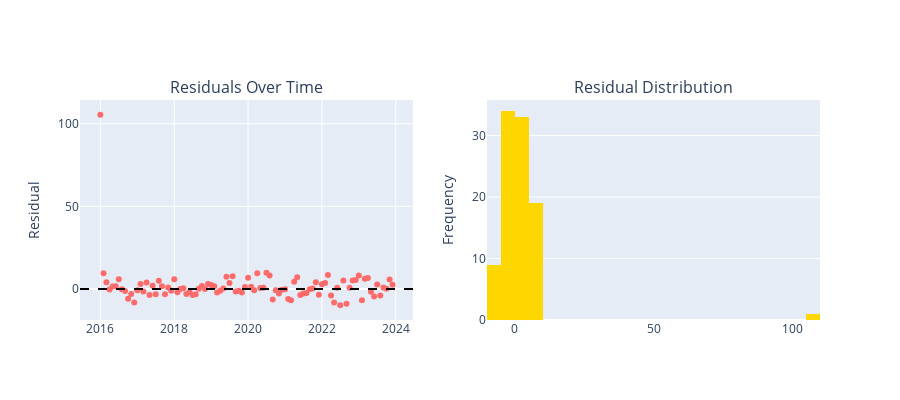

The notebook cell saved with this chart:
### Code cell
# Residual plots
fig = sp.make_subplots(
    rows=1, cols=2,
    subplot_titles=('Residuals Over Time', 'Residual Distribution')
)

fig.add_trace(
    go.Scatter(x=train_data['Date'], y=residuals, mode='markers',
              name='Residuals', marker=dict(color='#FF6B6B')),
    row=1, col=1
)
fig.add_hline(y=0, line_dash="dash", line_color="black", row=1, col=1)

fig.add_trace(
    go.Histogram(x=residuals, nbinsx=30, name='Distribution',
                marker=dict(color='#FFD700')),
    row=1, col=2
)

fig.update_yaxes(title_text="Residual", row=1, col=1)
fig.update_yaxes(title_text="Frequency", row=1, col=2)
fig.update_layout(height=400, showlegend=False)
fig.show()
